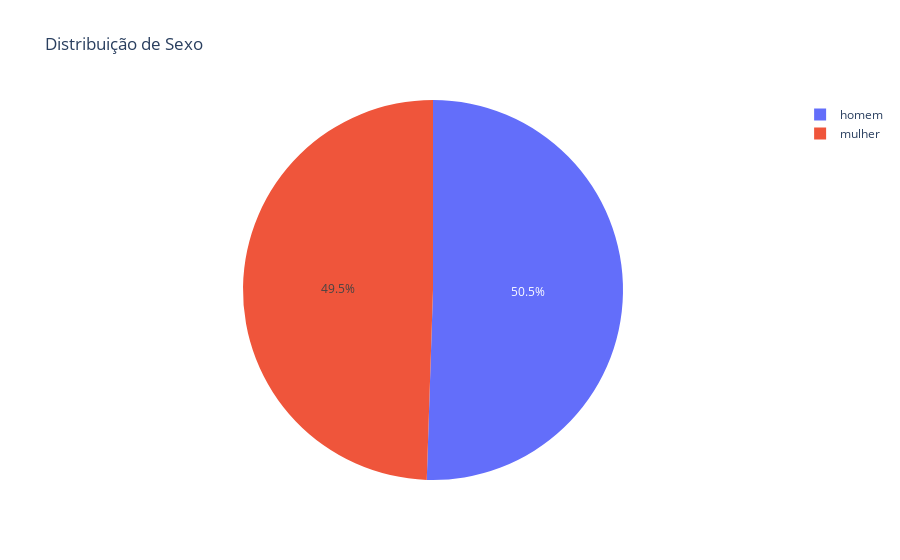

Notebook code cell kept with this figure:
### Code cell
df_ins_copia['sexo'] = df_ins_copia['sexo'].map({0: 'mulher', 1: 'homem'})
# Crie o gráfico de pizza
fig = px.pie(df_ins_copia, names='sexo', title='Distribuição de Sexo')

# Mostre o gráfico
fig.show()

### Figure 1 — Plotly figure (JSON) as saved in the notebook; plotly's stock layout.template omitted (floating-point values rounded to 4 significant figures; data arrays with more than 128 entries replaced by an {"elided": "..."} marker saying what was removed)
{"data": [{"domain": {"x": [0, 1], "y": [0, 1]}, "hovertemplate": "sexo=%{label}<extra></extra>", "labels": {"elided": "1338 str values"}, "legendgroup": "", "name": "", "showlegend": true, "type": "pie"}], "layout": {"legend": {"tracegroupgap": 0}, "title": {"text": "Distribuição de Sexo"}}}
